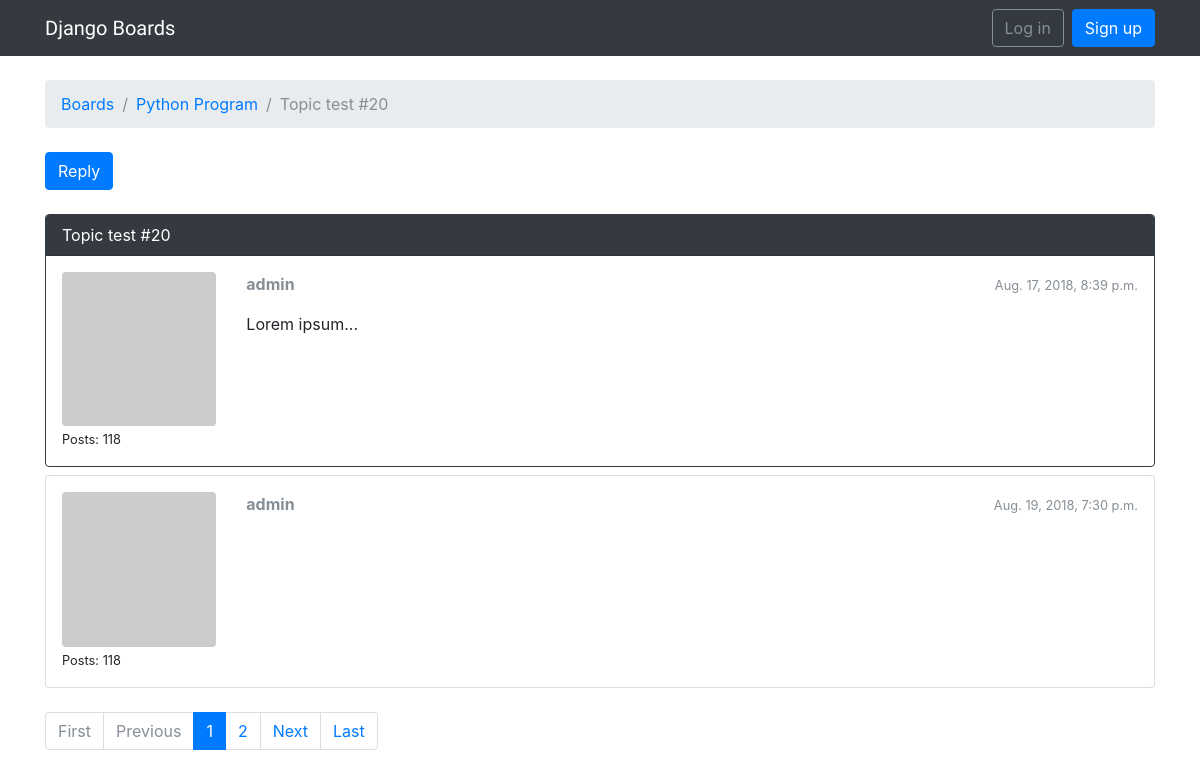
The page /boards/6/topics/30/ on the database its author committed.
### boards/models.py (models this page shows, shortened)
class Topic(models.Model):
    subject = models.CharField(max_length=255)
    last_updated = models.DateTimeField(auto_now_add=True)
    board = models.ForeignKey(Board,on_delete = models.CASCADE, related_name='topics')
    starter = models.ForeignKey(User,on_delete = models.CASCADE, related_name='topics')
    views = models.PositiveIntegerField(default=0)

class Board(models.Model):
    name = models.CharField(max_length=30, unique=True)
    description = models.CharField(max_length=100)

class Post(models.Model):
    message = models.TextField(max_length=4000)
    topic = models.ForeignKey(Topic,on_delete = models.CASCADE, related_name='posts')
    created_at = models.DateTimeField(auto_now_add=True)
    updated_at = models.DateTimeField(null=True)
    created_by = models.ForeignKey(User,on_delete = models.CASCADE, related_name='posts')
    updated_by = models.ForeignKey(User,on_delete = models.CASCADE, null=True, related_name='+')
    def get_message_as_markdown(self):
        return mark_safe(markdown(self.message, safe_mode='escape'))

### boards/views.py (the view)
# urls.py: re_path(r'^boards/(?P<pk>\d+)/topics/(?P<topic_pk>\d+)/$', views.PostListView.as_view(), name='topic_posts'),
class PostListView(ListView):
    model = Post
    context_object_name = 'posts'
    template_name = 'boards/topic_posts.html'
    paginate_by = 2
    def get_context_data(self, **kwargs):
        session_key = 'viewed_topic_{}'.format(self.topic.pk)  # <-- here
        if not self.request.session.get(session_key, False):
            self.topic.views += 1
            self.topic.save()
            self.request.session[session_key] = True
        kwargs['topic'] = self.topic
        return super().get_context_data(**kwargs)
    def get_queryset(self):
        self.topic = get_object_or_404(Topic, board__pk=self.kwargs.get('pk'), pk=self.kwargs.get('topic_pk'))
        queryset = self.topic.posts.order_by('created_at')
        return queryset

### boards/templatetags/gravatar.py (called while the page is built)
@register.filter
def gravatar(user):
    email = user.email.lower().encode('utf-8')
    default = 'mm'
    size = 256
    url = 'https://www.gravatar.com/avatar/{md5}?{params}'.format(
        md5=hashlib.md5(email).hexdigest(),
        params=urllib.parse.urlencode({'d': default, 's': str(size)})
    )
    return url

### boards/templates/boards/topic_posts.html (shortened to what this page needs)
{% extends 'base.html' %}
{% load static %}
{% load gravatar %}
{% block breadcrumb %}
  <li class="breadcrumb-item"><a href="{% url 'home' %}">Boards</a></li>
  <li class="breadcrumb-item"><a href="{% url 'board_topics' topic.board.pk %}">{{ topic.board.name }}</a></li>
  <li class="breadcrumb-item active">{{ topic.subject }}</li>
{% endblock %}
{% block content %}
  <div class="mb-4">
    <a href="{% url 'reply_topic' topic.board.pk topic.pk %}" class="btn btn-primary" role="button">Reply</a>
  </div>
  {% for post in posts %}
  <div id="{{ post.pk }}" class="card {% if forloop.last %}mb-4{% else %}mb-2{% endif %} {% if forloop.first %}border-dark{% endif %}">
      {% if forloop.first %}
        <div class="card-header text-white bg-dark py-2 px-3">{{ topic.subject }}</div>
      {% endif %}
      <div class="card-body p-3">
        <div class="row">
          <div class="col-2">
            <img src="{{ post.created_by|gravatar }}" alt="{{ post.created_by.username }}" class="w-100 rounded">
            <small>Posts: {{ post.created_by.posts.count }}</small>
          </div>
          <div class="col-10">
            <div class="row mb-3">
              <div class="col-6">
                <strong class="text-muted">{{ post.created_by.username }}</strong>
              </div>
              <div class="col-6 text-right">
                <small class="text-muted">{{ post.created_at }}</small>
              </div>
            </div>
            {{ post.get_message_as_markdown }}
          </div>
        </div>
      </div>
    </div>
  <div>
  {% endfor %}
  {% include 'includes/pagination.html' %}
{% endblock %}

### boards/templates/base.html (shortened to what this page needs)
{% load static %}<!DOCTYPE html>
<html>
  <head>
    <link rel="stylesheet" href="{% static 'css/bootstrap.min.css' %}">
    <link rel="stylesheet" href="{% static 'css/app.css' %}">
  </head>
  <body>
    {% block body %}
      <nav class="navbar navbar-expand-sm navbar-dark bg-dark">
        <div class="container">
          <a class="navbar-brand" href="{% url 'home' %}">Django Boards</a>
          <div class="collapse navbar-collapse" id="mainMenu">
            {% if user.is_authenticated %}
              <ul class="navbar-nav ml-auto">
                <li class="nav-item dropdown">
                  <a class="nav-link dropdown-toggle" href="#" id="userMenu" data-toggle="dropdown" aria-haspopup="true" aria-expanded="false">
                    {{ user.username }}
                  </a>
                  <div class="dropdown-menu dropdown-menu-right" aria-labelledby="userMenu">
                    <a class="dropdown-item" href="{% url 'my_account' %}">My account</a>
                    <a class="dropdown-item" href="{% url 'password_change' %}">Change password</a>
                    <div class="dropdown-divider"></div>
                    <a class="dropdown-item" href="{% url 'logout' %}">Log out</a>
                  </div>
                </li>
              </ul>
            {% else %}
              <form class="form-inline ml-auto">
                <a href="{% url 'login' %}" class="btn btn-outline-secondary">Log in</a>
                <a href="{% url 'signup' %}" class="btn btn-primary ml-2">Sign up</a>
              </form>
            {% endif %}
          </div>
        </div>
      </nav>
      <div class="container">
        <ol class="breadcrumb my-4">
          {% block breadcrumb %}
          {% endblock %}
        </ol>
        {% block content %}
        {% endblock %}
      </div>
    {% endblock body %}
  </body>
</html>

### boards/templates/includes/pagination.html (shortened to what this page needs)
{% if is_paginated %}
  <nav aria-label="Topics pagination" class="mb-4">
    <ul class="pagination">
      {% if page_obj.number > 1 %}
        <li class="page-item">
          <a class="page-link" href="?page=1">First</a>
        </li>
      {% else %}
        <li class="page-item disabled">
          <span class="page-link">First</span>
        </li>
      {% endif %}
      {% if page_obj.has_previous %}
        <li class="page-item">
          <a class="page-link" href="?page={{ page_obj.previous_page_number }}">Previous</a>
        </li>
      {% else %}
        <li class="page-item disabled">
          <span class="page-link">Previous</span>
        </li>
      {% endif %}
      {% for page_num in paginator.page_range %}
        {% if page_obj.number == page_num %}
          <li class="page-item active">
            <span class="page-link">
              {{ page_num }}
            </span>
          </li>
        {% elif page_num > page_obj.number|add:'-3' and page_num < page_obj.number|add:'3' %}
          <li class="page-item">
            <a class="page-link" href="?page={{ page_num }}">{{ page_num }}</a>
          </li>
        {% endif %}
      {% endfor %}
      {% if page_obj.has_next %}
        <li class="page-item">
          <a class="page-link" href="?page={{ page_obj.next_page_number }}">Next</a>
        </li>
      {% else %}
        <li class="page-item disabled">
          <span class="page-link">Next</span>
        </li>
      {% endif %}
      {% if page_obj.number != paginator.num_pages %}
        <li class="page-item">
          <a class="page-link" href="?page={{ paginator.num_pages }}">Last</a>
        </li>
      {% else %}
        <li class="page-item disabled">
          <span class="page-link">Last</span>
        </li>
      {% endif %}
    </ul>
  </nav>
{% endif %}

### static/css/app.css (style rules this page uses)
.navbar-brand { font-family: 'Peralta', cursive; }

### rows shown on the page
Topic: board.name "Python Program", subject "Topic test #20"
Post: created_by.posts.count "118", created_by.username "admin", created_at "Aug. 17, 2018, 8:39 p.m.", get_message_as_markdown "Lorem ipsum..."
Post: created_by.posts.count "118", created_by.username "admin", created_at "Aug. 19, 2018, 7:30 p.m."

### other values the page prints
{{ page_num }} "1"
{{ page_num }} "2"
